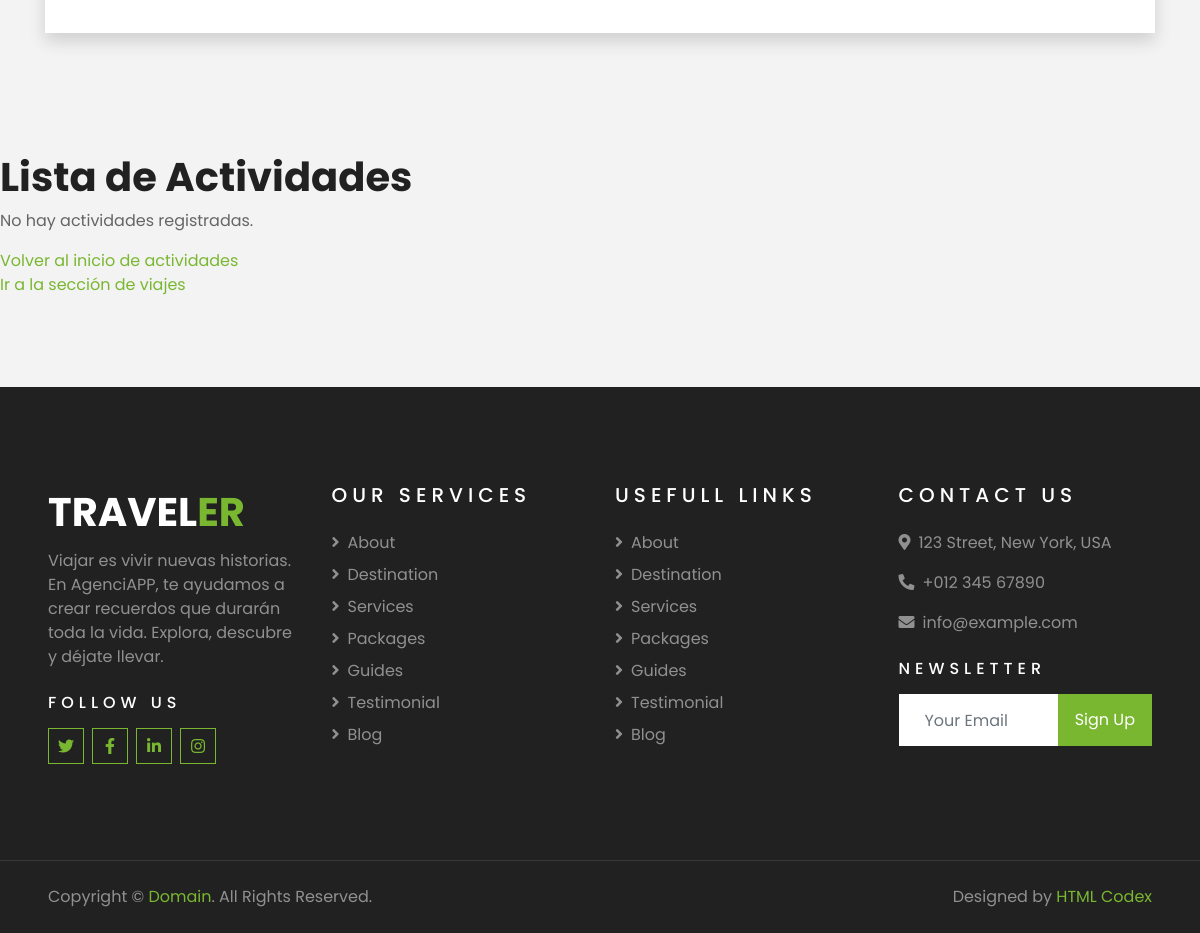
Before: /AgenciaAPP/actividades/lista/ (lower part) with the older database file.
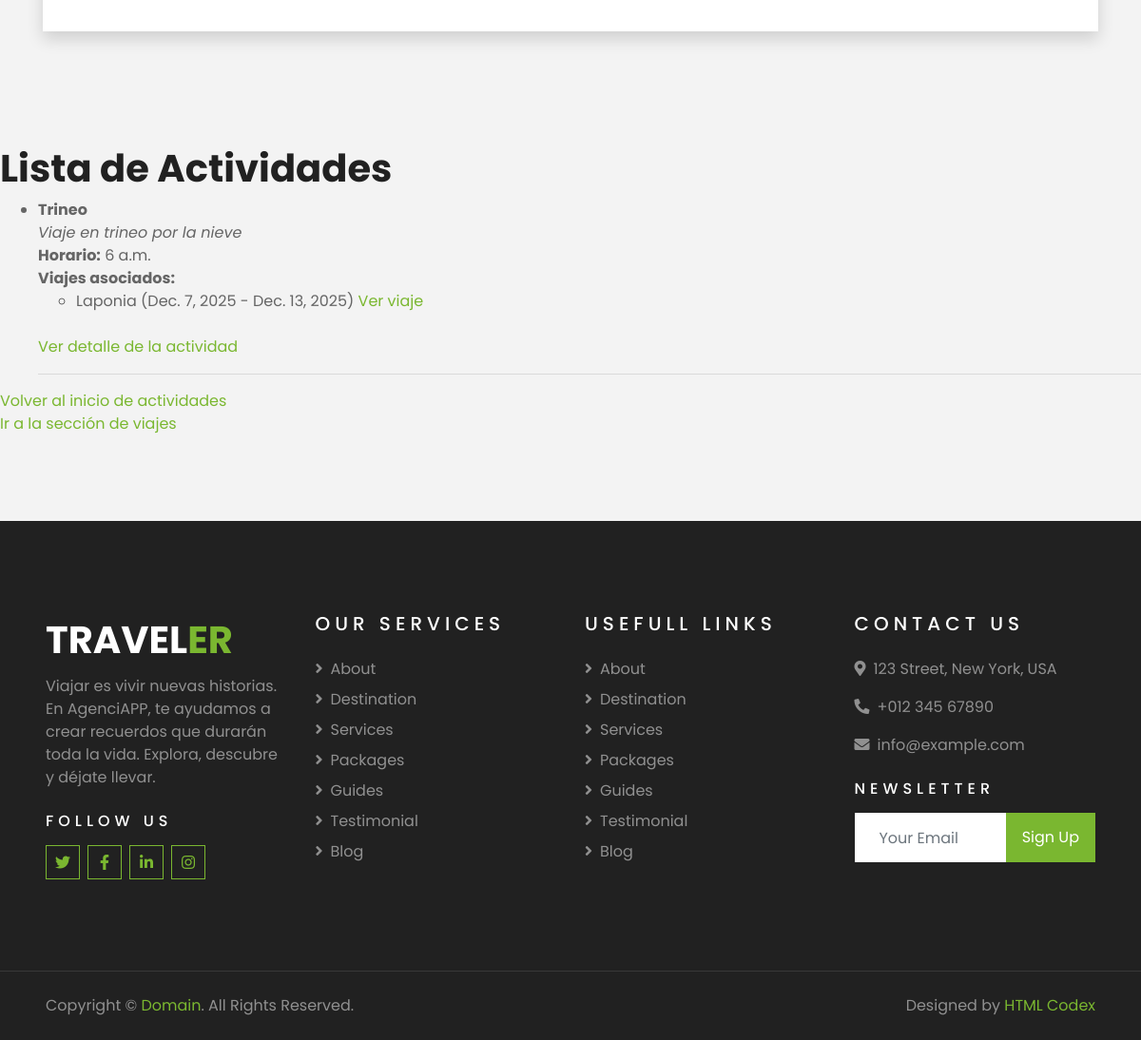
After: the same page with the newer database file.
### AgenciaAPP/models.py (models this page shows, shortened)
class Actividad(models.Model):
   nombre = models.CharField(max_length=100)
   descripcion = models.TextField(blank=True, null=True)
   horario = models.TimeField(blank=True, null=True)
   viaje = models.ManyToManyField(Viaje, related_name='actividades')
   fotoActividad= models.URLField("URL de imagen", max_length=500, blank=True, null=True)

class Viaje(models.Model):
   destino = models.CharField(max_length=150)
   descripcion = models.TextField()
   fecha_inicio = models.DateField()
   fecha_fin = models.DateField()
   precio = models.DecimalField(max_digits=8, decimal_places=2)
   fotoViaje = models.URLField("URL de imagen", max_length=500, blank=True, null=True)
   usuario = models.ManyToManyField(Usuario, related_name='viajes')

### AgenciaAPP/views.py (the view)
# urls.py: path('actividades/lista/', views.lista_actividades, name='lista_actividades'),
def lista_actividades(request):
   actividades = Actividad.objects.all()
   context = {'actividades': actividades}
   return render(request, 'actividades/lista_actividades.html', context)

### AgenciaAPP/templates/actividades/lista_actividades.html
{% extends 'index.html' %}
{% block content %}
<h1>Lista de Actividades</h1>
{% if actividades %}
    <ul>
        {% for act in actividades %}
            <li>
                <strong>{{ act.nombre }}</strong><br>
                <em>{{ act.descripcion|default:"(Sin descripción)" }}</em><br>
                {% if act.horario %}
                    <strong>Horario:</strong> {{ act.horario }}
                {% endif %}
                <br>
                <strong>Viajes asociados:</strong>
                {% if act.viaje.all %}
                    <ul>
                        {% for v in act.viaje.all %}
                            <li>
                                {{ v.destino }} ({{ v.fecha_inicio }} - {{ v.fecha_fin }})
                                <a href="{% url 'detalle_viaje' v.id %}">Ver viaje</a>
                            </li>
                        {% endfor %}
                    </ul>
                {% else %}
                    Ninguno
                {% endif %}
                <br>
                <a href="{% url 'detalle_actividad' act.id %}">Ver detalle de la actividad</a>
            </li>
            <hr>
        {% endfor %}
    </ul>
{% else %}
    <p>No hay actividades registradas.</p>
{% endif %}
<a href="{% url 'Actividades' %}">Volver al inicio de actividades</a><br>
<a href="{% url 'Viajes' %}">Ir a la sección de viajes</a>
{% endblock %}

Changed rows visible on the page:
added Actividad: nombre "Trineo", descripcion "Viaje en trineo por la nieve", horario "6 a.m."
added Viaje: destino "Laponia", fecha_inicio "Dec. 7, 2025", fecha_fin "Dec. 13, 2025"
Other visible differences:
text no longer shown: "No hay actividades registradas."
